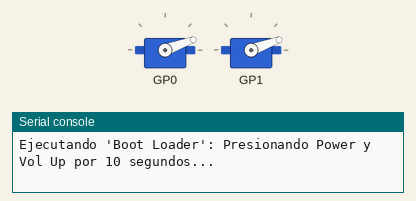
Bench run of a program on a simulated Raspberry Pi Pico running MicroPython. Parts: 2 × servo, the last lines printed to the serial console. Servo angles are drawn from the pulse width (0.5 ms = 0°, 2.5 ms = 180°). At 4.3 s the program stops and its outputs stay as they are.

Above: at 2.0 s.
At 4.4 s:
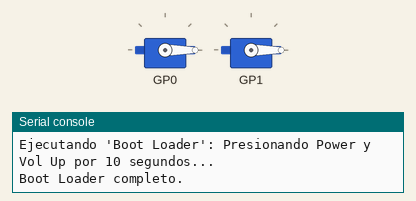
Timing chart, 0 to 5.8 s (numbered marks = the images above):
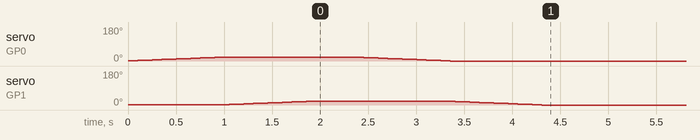

Measured:
- by itself, servo on GP0, servo on GP1: rises from 1° to 20° in 0.90 s, then falls to 0° in 2.4 s

The program:

boot_loader.py
```python
import time
from machine import Pin, PWM

# Definir la clase Servo directamente
class Servo:
    def __init__(self, pin_id):
        self.pwm = PWM(Pin(pin_id))
        self.pwm.freq(50)  # 50 Hz es la frecuencia estándar para servos
        self.angle = 0     # Guarda el último ángulo

    def write(self, angle):
        min_us = 500
        max_us = 2500
        pulse_width = min_us + (angle / 180) * (max_us - min_us)
        duty = int(pulse_width * 65535 / 20000)  # Convertir a duty de 16 bits
        self.pwm.duty_u16(duty)
        self.angle = angle  # Almacenar el ángulo actual

    def read(self):
        return self.angle  # Devolver el último ángulo escrito (simulado)

# Configurar servos
power = Servo(pin_id=0)
vol_up = Servo(pin_id=1)

def move_servo_slowly(servo, target_position, delay=0.05, step=1):
    current_position = servo.read()
    while abs(current_position - target_position) > step:
        if current_position < target_position:
            current_position += step
        else:
            current_position -= step
        servo.write(current_position)
        time.sleep(delay)
    servo.write(target_position)  # Ajustar a posición exacta al final

# Ejecutar secuencia de Boot Loader
print("Ejecutando 'Boot Loader': Presionando Power y Vol Up por 10 segundos...")
move_servo_slowly(power, 20)
move_servo_slowly(vol_up, 20)
time.sleep(0.5)
move_servo_slowly(power, 0)
move_servo_slowly(vol_up, 0)
print("Boot Loader completo.")
```
